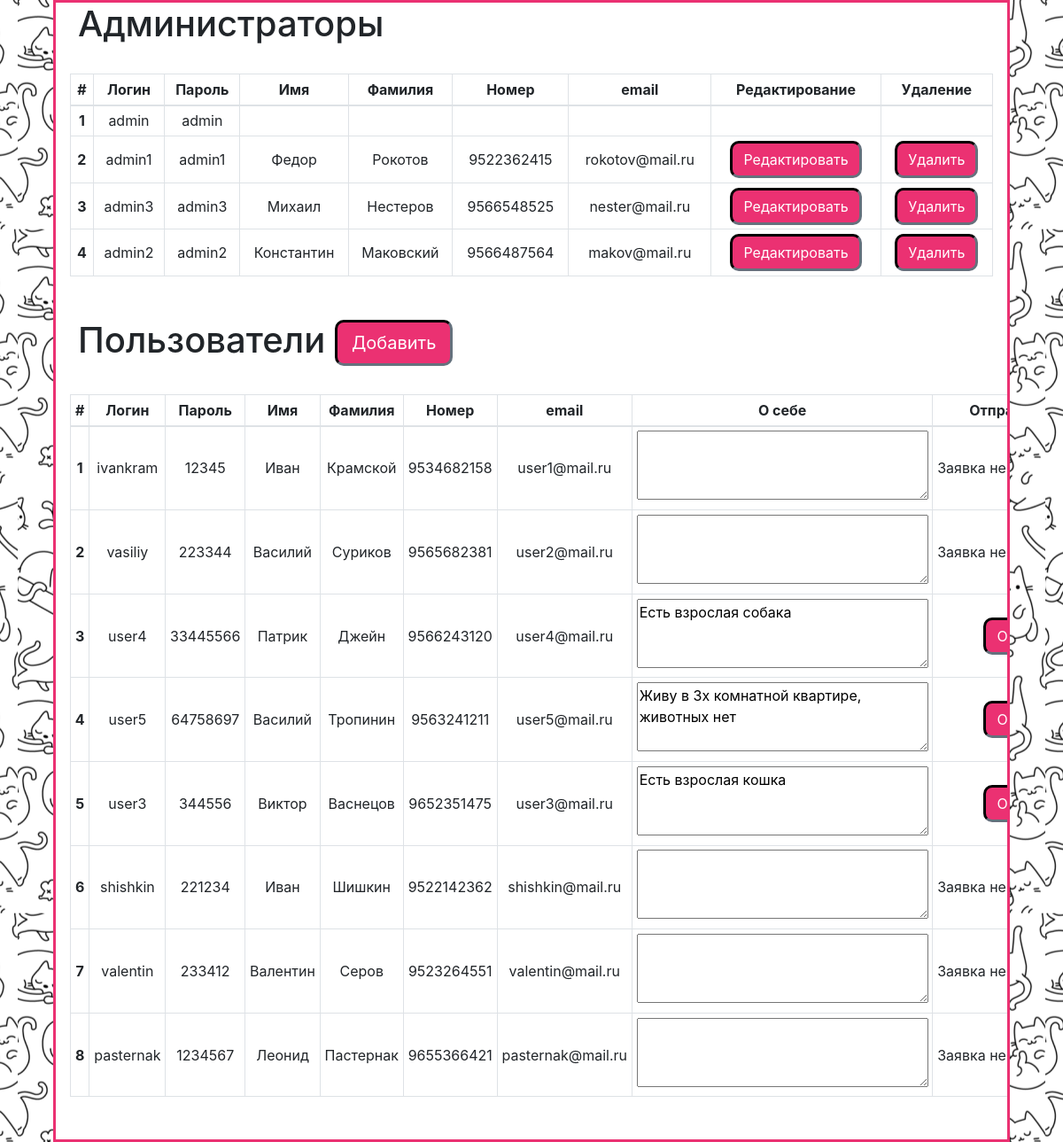
Page /adminka/user_edit.php (signed in) on the committed database.
### tables this page shows
CREATE TABLE `users` (
  `id` int(11) NOT NULL,
  `login` varchar(100) NOT NULL,
  `password` varchar(100) NOT NULL,
  `flag_admin` tinyint(1) NOT NULL,
  `name` varchar(100) DEFAULT NULL,
  `surname` varchar(100) DEFAULT NULL,
  `number` varchar(11) DEFAULT NULL,
  `email` varchar(100) DEFAULT NULL,
  `message` varchar(500) DEFAULT NULL,
  `send_message` tinyint(1) NOT NULL
);

### adminka/user_edit.php (the view, shortened to what this page needs)
<?php
$hostname = "localhost";
$username = "root";
$password = "";
$dbname = "biglap";
require($_SERVER['DOCUMENT_ROOT']."/components/header.php");
?>
<div class="body-content user-edit-body-content">
    <h1>Администраторы</h1>
    <div class="table-responsive">
        <table class="table table-sm table-bordered">
            <thead>
                <tr>
                    <th scope="col">#</th>
                    <th scope="col">Логин</th>
                    <th scope="col">Пароль</th>
                    <th scope="col">Имя</th>
                    <th scope="col">Фамилия</th>
                    <th scope="col">Номер</th>
                    <th scope="col">email</th>
                    <th scope="col">Редактирование</th>
                    <th scope="col">Удаление</th>
                </tr>
            </thead>
            <tbody>
                <?php
                $mysqli = new mysqli($hostname, $username, $password, $dbname);
                if ($mysqli -> connect_error)
                printf("Соединение не удалось: %s\n", $mysqli -> connect_error);
                    else{
                $sql = "SELECT * FROM users WHERE flag_admin = '1' ";
                $res = $mysqli -> query($sql);
                if ($res -> num_rows > 0) {
                    for($i = 1; $i <= $res -> num_rows; $i++) {
                        $row = $res -> fetch_assoc();
                        if($row['login'] == 'admin') {
                            echo '<tr>
                            <th>'.$i.'</th>
                            <td>'.$row['login'].'</td>
                            <td>'.$row['password'].'</td>
                            <td>'.$row['name'].'</td>
                            <td>'.$row['surname'].'</td>
                            <td>'.$row['number'].'</td>
                            <td>'.$row['email'].'</td>
                            <td></td>
                            <td></td>
                            </tr>';
                        }else {
                            echo '<tr>
                        <th>'.$i.'</th>
                        <td id="logina'.$i.'">'.$row['login'].'</td>
                        <td id="passworda'.$i.'">'.$row['password'].'</td>
                        <td id="namea'.$i.'">'.$row['name'].'</td>
                        <td id="surenamea'.$i.'">'.$row['surname'].'</td>
                        <td id="numbera'.$i.'">'.$row['number'].'</td>
                        <td id="emaila'.$i.'">'.$row['email'].'</td>
                        <td><button type="button" class="btn btn-primary" data-toggle="modal" value=a'.$i.' data-target="#addModal" data-type="admin_edit"> Редактировать </button></td>
                        <td><button type="button" class="btn btn-primary btn_del" value=a'.$i.'>Удалить</button></td>
                        </tr>';
                        }
                    }
                }
                    }
            ?>
            </tbody>
        </table>
    </div>
    <h1>Пользователи <button type="button" class="btn btn-primary btn-lg" data-toggle="modal" data-target="#addModal" data-type="add">Добавить</button> </h1>
    <div class="table-responsive">
        <table class="table table-hover table-sm table-bordered">
            <thead>
                <tr>
                    <th scope="col">#</th>
                    <th scope="col">Логин</th>
                    <th scope="col">Пароль</th>
                    <th scope="col">Имя</th>
                    <th scope="col">Фамилия</th>
                    <th scope="col">Номер</th>
                    <th scope="col">email</th>
                    <th scope="col">О себе</th>
                    <th scope="col">Отправить заявку</th>
                </tr>
            </thead>
            <tbody>
                <?php
                $mysqli = new mysqli($hostname, $username, $password, $dbname);
                if ($mysqli -> connect_error)
                printf("Соединение не удалось: %s\n", $mysqli -> connect_error);
                    else{
            $sql = "SELECT * FROM users WHERE flag_admin = '0' ";
            $res = $mysqli -> query($sql);
                if ($res -> num_rows > 0) {
            for($i = 1; $i <= $res -> num_rows; $i++) {
                $row = $res -> fetch_assoc();
                if($row['send_message'] == 1) {
                    $sm = '<button type="button" class="btn btn-primary btn_send" value='.$i.'>Отправить</button>';
                }else {
                    $sm = "Заявка не была отправлена";
                }
                echo '<tr>
                    <th>'.$i.'</th>
                    <td id="login'.$i.'">'.$row['login'].'</td>
                    <td id="password'.$i.'">'.$row['password'].'</td>
                    <td id="name'.$i.'">'.$row['name'].'</td>
                    <td id="surename'.$i.'">'.$row['surname'].'</td>
                    <td id="number'.$i.'">'.$row['number'].'</td>
                    <td id="email'.$i.'">'.$row['email'].'</td>
                    <td id="info'.$i.'"><textarea name="Info" cols="30" rows="3" readonly>'.$row['message'].'</textarea></td>
                    <td>'.$sm.'</td>
                    <td><button type="button" class="btn btn-primary btn_edit" value='.$i.' data-toggle="modal" data-target="#addModal" data-type="edit">Редактировать </button></td>
                    <td><button type="button" class="btn btn-primary btn_del" value='.$i.'>Удалить</button></td>
                </tr>';
                }
                }
                    }
            ?>
            </tbody>
        </table>
    </div>
    </body>
    </html>

### style.css (style rules this page uses)
html { background: url("img/fon1.png") no-repeat center center fixed; -webkit-background-size: cover; -moz-background-size: cover; -o-background-size: cover; background-size: cover; }
.body-content, div.thanks, div.count { padding: 0 !important; width: auto; margin-left: 5%; margin-right: 5%; border: 3px solid RGB(235, 49, 114); background: white; }
button.btn-primary { background-color: RGB(235, 49, 114); border: 3px inset RGB(33, 37, 41); border-radius: 10px; }
div.table-responsive { position: relative; padding: 1rem; margin: 1rem 0; display: block; text-align: center; }
div.user-edit-body-content { max-height: inherit !important; }
div.user-edit-body-content h1 { margin-left: 25px !important; }
div.user-edit-body-content td { white-space: nowrap !important; vertical-align: middle !important; }
div.user-edit-body-content th { vertical-align: middle !important; }

### rows in the picture
users: login "admin", password "admin"
users: login "admin1", password "admin1", name "Федор", surname "Рокотов", number "9522362415", email "rokotov@mail.ru"
users: login "admin3", password "admin3", name "Михаил", surname "Нестеров", number "9566548525", email "nester@mail.ru"
users: login "admin2", password "admin2", name "Константин", surname "Маковский", number "9566487564", email "makov@mail.ru"
users: login "ivankram", password "12345", name "Иван", surname "Крамской", number "9534682158", email "user1@mail.ru", send_message "Заявка не…"
users: login "vasiliy", password "223344", name "Василий", surname "Суриков", number "9565682381", email "user2@mail.ru", send_message "Заявка не…"
users: login "user4", password "33445566", name "Патрик", surname "Джейн", number "9566243120", email "user4@mail.ru", Info "Есть взрослая собака"
users: login "user5", password "64758697", name "Василий", surname "Тропинин", number "9563241211", email "user5@mail.ru", Info "Живу в 3х комнатной квартире, животных нет"
users: login "user3", password "344556", name "Виктор", surname "Васнецов", number "9652351475", email "user3@mail.ru", Info "Есть взрослая кошка"
users: login "shishkin", password "221234", name "Иван", surname "Шишкин", number "9522142362", email "shishkin@mail.ru", send_message "Заявка не…"
users: login "valentin", password "233412", name "Валентин", surname "Серов", number "9523264551", email "valentin@mail.ru", send_message "Заявка не…"
users: login "pasternak", password "1234567", name "Леонид", surname "Пастернак", number "9655366421", email "pasternak@mail.ru", send_message "Заявка не…"
